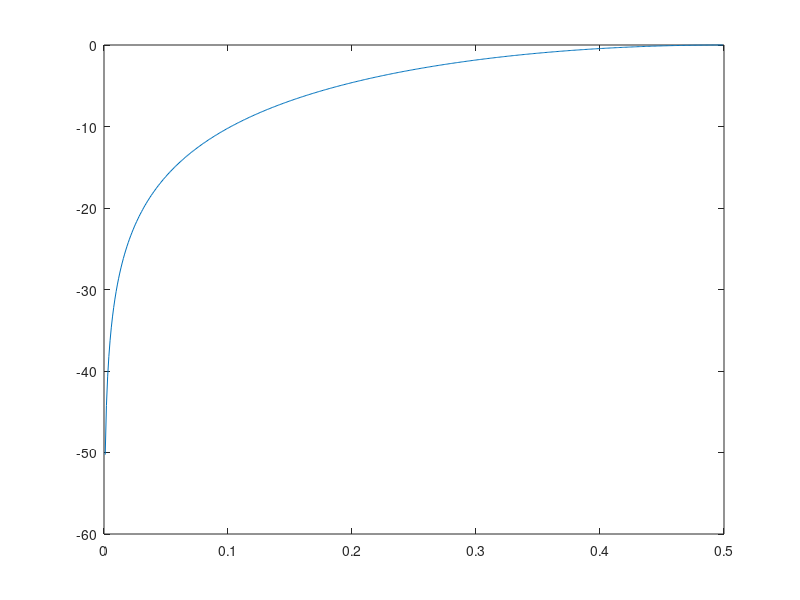

Reproduce this figure in MATLAB. (Note: this script raises an error after producing the figure.)
clear
clf
%Coefficient du filtre etudie
A = [2 0] ;
B = [1 -1] ;

fe = 1 ;                                % Frequence d'echantillonnage
[H, w] = freqz(B,A) ;                   % w : pulsation entre 0 et pi
nu = w/(2*pi) ;                         % Frequence reduite
f = nu*fe ;                             % Frequence

%On trace le diagramme de gain pour determiner la nature du filtre
plot(nu,20*log10(abs(H))) ;
my_title('Diagramme de gain en frequence reduite en db',25) ;
%print -deps "/home/kewin/octave/td_matLab/rapport/src/resEx3/f1Gain.jpg" 

input ('Figure suivante ?') ;
%Diagramme de phase
plot(nu,angle(H)) ;
my_title('Diagramme de phase en frequence reduite',25) ;
%print -deps "/home/kewin/octave/td_matLab/rapport/src/resEx3/f1Phase.jpg" 

input ('Figure suivante ? ') ;
%Zeros et poles
zplane(B, A) ;
my_title('Zeros et poles',25) ;
%print -deps "/home/kewin/octave/td_matLab/rapport/src/resEx3/f1ZP.jpg" 

%Reponse impulsionnelle
%Definition de l'intervalle de visualisation
N = 64 ;
n0 = N/2 ;
n_min = 1-n0 ;
n_max = N-n0 ;
n = n_min:1:n_max ;

%Definition du dirac
dirac = zeros(1,N);
dirac(n0) = 1;
y = filter(B,A,dirac);
input ('Figure suivante ?') ;
stem (n,y) ;
my_title('Reponse impulsionnelle',25) ;
%print -deps "/home/kewin/octave/td_matLab/rapport/src/resEx3/f1Impulsion.jpg" 

input ('Figure suivante ?') ;
%Reponse indicielle
%Definition de l'echelon
u = zeros(1,N) ;
for i=n0:N
	u(i)=1;
endfor
i = filter(B,A,u) ;
h_obj = stem (n,i) ;
my_title('Reponse indicielle',25) ;
%print -deps "/home/kewin/octave/td_matLab/rapport/src/resEx3/f1Indice.jpg" 

